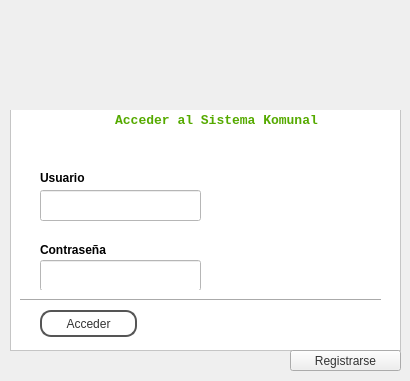
<?xml version="1.0" encoding="UTF-8"?>
<ui version="4.0">
 <class>frmLogin</class>
 <widget class="QDialog" name="frmLogin">
  <property name="geometry">
   <rect>
    <x>0</x>
    <y>0</y>
    <width>410</width>
    <height>381</height>
   </rect>
  </property>
  <property name="windowTitle">
   <string>Ingresar a Komunal</string>
  </property>
  <widget class="QFrame" name="frame">
   <property name="geometry">
    <rect>
     <x>10</x>
     <y>110</y>
     <width>391</width>
     <height>241</height>
    </rect>
   </property>
   <property name="styleSheet">
    <string notr="true">background-color: rgb(255, 255, 255);</string>
   </property>
   <property name="frameShape">
    <enum>QFrame::StyledPanel</enum>
   </property>
   <property name="frameShadow">
    <enum>QFrame::Raised</enum>
   </property>
   <widget class="QLineEdit" name="txtUsuario">
    <property name="geometry">
     <rect>
      <x>30</x>
      <y>80</y>
      <width>161</width>
      <height>31</height>
     </rect>
    </property>
    <property name="font">
     <font>
      <pointsize>12</pointsize>
     </font>
    </property>
    <property name="toolTip">
     <string>Ingrese el usuario</string>
    </property>
   </widget>
   <widget class="QPushButton" name="btnLoginAceptar">
    <property name="geometry">
     <rect>
      <x>30</x>
      <y>200</y>
      <width>97</width>
      <height>27</height>
     </rect>
    </property>
    <property name="cursor">
     <cursorShape>PointingHandCursor</cursorShape>
    </property>
    <property name="styleSheet">
     <string notr="true">QPushButton {
color: #333;
border: 2px solid #555;
border-radius: 11px;
padding: 5px;
background: qradialgradient(cx: 0.3, cy: -0.4,
fx: 0.3, fy: -0.4,
radius: 1.35, stop: 0 #fff, stop: 1 #888);
min-width: 80px;
}

QPushButton:hover {
background: qradialgradient(cx: 0.3, cy: -0.4,
fx: 0.3, fy: -0.4,
radius: 1.35, stop: 0 #fff, stop: 1 #bbb);
}

QPushButton:pressed {
background: qradialgradient(cx: 0.4, cy: -0.1,
fx: 0.4, fy: -0.1,
radius: 1.35, stop: 0 #fff, stop: 1 #ddd);
}</string>
    </property>
    <property name="text">
     <string>Acceder</string>
    </property>
   </widget>
   <widget class="QLineEdit" name="txtClave">
    <property name="geometry">
     <rect>
      <x>30</x>
      <y>150</y>
      <width>161</width>
      <height>31</height>
     </rect>
    </property>
    <property name="font">
     <font>
      <pointsize>12</pointsize>
     </font>
    </property>
    <property name="toolTip">
     <string>Ingrese su contraseña</string>
    </property>
    <property name="inputMask">
     <string/>
    </property>
    <property name="text">
     <string/>
    </property>
    <property name="echoMode">
     <enum>QLineEdit::Password</enum>
    </property>
   </widget>
   <widget class="Line" name="line">
    <property name="geometry">
     <rect>
      <x>10</x>
      <y>180</y>
      <width>361</width>
      <height>20</height>
     </rect>
    </property>
    <property name="orientation">
     <enum>Qt::Horizontal</enum>
    </property>
   </widget>
   <widget class="QLabel" name="label_2">
    <property name="geometry">
     <rect>
      <x>30</x>
      <y>130</y>
      <width>121</width>
      <height>20</height>
     </rect>
    </property>
    <property name="text">
     <string>&lt;!DOCTYPE HTML PUBLIC &quot;-//W3C//DTD HTML 4.0//EN&quot; &quot;http://www.w3.org/TR/REC-html40/strict.dtd&quot;&gt;
&lt;html&gt;&lt;head&gt;&lt;meta name=&quot;qrichtext&quot; content=&quot;1&quot; /&gt;&lt;style type=&quot;text/css&quot;&gt;
p, li { white-space: pre-wrap; }
&lt;/style&gt;&lt;/head&gt;&lt;body style=&quot; font-family:'Sans'; font-size:10pt; font-weight:400; font-style:normal;&quot;&gt;
&lt;p style=&quot; margin-top:0px; margin-bottom:0px; margin-left:0px; margin-right:0px; -qt-block-indent:0; text-indent:0px;&quot;&gt;&lt;span style=&quot; font-family:'Ubuntu'; font-size:9pt; font-weight:600;&quot;&gt;Contraseña&lt;/span&gt;&lt;/p&gt;&lt;/body&gt;&lt;/html&gt;</string>
    </property>
   </widget>
   <widget class="QLabel" name="label">
    <property name="geometry">
     <rect>
      <x>30</x>
      <y>60</y>
      <width>67</width>
      <height>17</height>
     </rect>
    </property>
    <property name="text">
     <string>&lt;!DOCTYPE HTML PUBLIC &quot;-//W3C//DTD HTML 4.0//EN&quot; &quot;http://www.w3.org/TR/REC-html40/strict.dtd&quot;&gt;
&lt;html&gt;&lt;head&gt;&lt;meta name=&quot;qrichtext&quot; content=&quot;1&quot; /&gt;&lt;style type=&quot;text/css&quot;&gt;
p, li { white-space: pre-wrap; }
&lt;/style&gt;&lt;/head&gt;&lt;body style=&quot; font-family:'Sans'; font-size:10pt; font-weight:400; font-style:normal;&quot;&gt;
&lt;p style=&quot; margin-top:0px; margin-bottom:0px; margin-left:0px; margin-right:0px; -qt-block-indent:0; text-indent:0px;&quot;&gt;&lt;span style=&quot; font-family:'Ubuntu'; font-size:9pt; font-weight:600;&quot;&gt;Usuario&lt;/span&gt;&lt;/p&gt;&lt;/body&gt;&lt;/html&gt;</string>
    </property>
   </widget>
   <widget class="QFrame" name="frame_2">
    <property name="geometry">
     <rect>
      <x>1</x>
      <y>0</y>
      <width>389</width>
      <height>21</height>
     </rect>
    </property>
    <property name="toolTip">
     <string>&lt;!DOCTYPE HTML PUBLIC &quot;-//W3C//DTD HTML 4.0//EN&quot; &quot;http://www.w3.org/TR/REC-html40/strict.dtd&quot;&gt;
&lt;html&gt;&lt;head&gt;&lt;meta name=&quot;qrichtext&quot; content=&quot;1&quot; /&gt;&lt;style type=&quot;text/css&quot;&gt;
p, li { white-space: pre-wrap; }
&lt;/style&gt;&lt;/head&gt;&lt;body style=&quot; font-family:'Ubuntu'; font-size:9pt; font-weight:400; font-style:normal;&quot;&gt;
&lt;p align=&quot;center&quot; style=&quot; margin-top:0px; margin-bottom:0px; margin-left:0px; margin-right:0px; -qt-block-indent:0; text-indent:0px;&quot;&gt;Acceder al Sistema&lt;/p&gt;&lt;/body&gt;&lt;/html&gt;</string>
    </property>
    <property name="styleSheet">
     <string notr="true">border: none;
background: qlineargradient(x1: 0, y1: 0, x2: 0, y2: 1,
stop: 0 #a6a6a6, stop: 0.08 #7f7f7f,
stop: 0.39999 #717171, stop: 0.4 #626262,
stop: 0.9 #4c4c4c, stop: 1 #333333);</string>
    </property>
    <property name="frameShape">
     <enum>QFrame::StyledPanel</enum>
    </property>
    <property name="frameShadow">
     <enum>QFrame::Raised</enum>
    </property>
    <widget class="QLabel" name="label_3">
     <property name="geometry">
      <rect>
       <x>100</x>
       <y>-10</y>
       <width>211</width>
       <height>31</height>
      </rect>
     </property>
     <property name="font">
      <font>
       <family>Liberation Mono</family>
      </font>
     </property>
     <property name="text">
      <string>&lt;!DOCTYPE HTML PUBLIC &quot;-//W3C//DTD HTML 4.0//EN&quot; &quot;http://www.w3.org/TR/REC-html40/strict.dtd&quot;&gt;
&lt;html&gt;&lt;head&gt;&lt;meta name=&quot;qrichtext&quot; content=&quot;1&quot; /&gt;&lt;style type=&quot;text/css&quot;&gt;
p, li { white-space: pre-wrap; }
&lt;/style&gt;&lt;/head&gt;&lt;body style=&quot; font-family:'Liberation Mono'; font-size:10pt; font-weight:400; font-style:normal;&quot;&gt;
&lt;p align=&quot;center&quot; style=&quot; margin-top:0px; margin-bottom:0px; margin-left:0px; margin-right:0px; -qt-block-indent:0; text-indent:0px;&quot;&gt;&lt;span style=&quot; font-family:'Ubuntu'; font-size:16pt; font-weight:600; color:#55aa00; vertical-align:sub;&quot;&gt;Acceder al Sistema Komunal&lt;/span&gt;&lt;/p&gt;&lt;/body&gt;&lt;/html&gt;</string>
     </property>
    </widget>
   </widget>
   <widget class="QLabel" name="candado">
    <property name="enabled">
     <bool>true</bool>
    </property>
    <property name="geometry">
     <rect>
      <x>270</x>
      <y>60</y>
      <width>101</width>
      <height>121</height>
     </rect>
    </property>
    <property name="text">
     <string/>
    </property>
    <property name="pixmap">
     <pixmap>../img/candado.jpg</pixmap>
    </property>
   </widget>
   <widget class="QLabel" name="lblError">
    <property name="geometry">
     <rect>
      <x>40</x>
      <y>30</y>
      <width>301</width>
      <height>31</height>
     </rect>
    </property>
    <property name="font">
     <font>
      <pointsize>18</pointsize>
      <italic>true</italic>
     </font>
    </property>
    <property name="text">
     <string>&lt;!DOCTYPE HTML PUBLIC &quot;-//W3C//DTD HTML 4.0//EN&quot; &quot;http://www.w3.org/TR/REC-html40/strict.dtd&quot;&gt;
&lt;html&gt;&lt;head&gt;&lt;meta name=&quot;qrichtext&quot; content=&quot;1&quot; /&gt;&lt;style type=&quot;text/css&quot;&gt;
p, li { white-space: pre-wrap; }
&lt;/style&gt;&lt;/head&gt;&lt;body style=&quot; font-family:'Ubuntu'; font-size:18pt; font-weight:400; font-style:italic;&quot;&gt;
&lt;p align=&quot;center&quot; style=&quot;-qt-paragraph-type:empty; margin-top:0px; margin-bottom:0px; margin-left:0px; margin-right:0px; -qt-block-indent:0; text-indent:0px;&quot;&gt;&lt;/p&gt;&lt;/body&gt;&lt;/html&gt;</string>
    </property>
   </widget>
  </widget>
  <widget class="QPushButton" name="btnRegistroLogin">
   <property name="geometry">
    <rect>
     <x>290</x>
     <y>350</y>
     <width>111</width>
     <height>21</height>
    </rect>
   </property>
   <property name="cursor">
    <cursorShape>PointingHandCursor</cursorShape>
   </property>
   <property name="styleSheet">
    <string notr="true">QPushButton {
color: #333;
background: qradialgradient(cx: 0.3, cy: -0.4,
fx: 0.3, fy: -0.4,
radius: 1.35, stop: 0 #fff, stop: 1 #888);

}

QPushButton:hover {
background: qradialgradient(cx: 0.3, cy: -0.4,
fx: 0.3, fy: -0.4,
radius: 1.35, stop: 0 #fff, stop: 1 #bbb);
}

QPushButton:pressed {
background: qradialgradient(cx: 0.4, cy: -0.1,
fx: 0.4, fy: -0.1,
radius: 1.35, stop: 0 #fff, stop: 1 #ddd);
}</string>
   </property>
   <property name="text">
    <string>Registrarse</string>
   </property>
  </widget>
  <widget class="QLabel" name="label_5">
   <property name="geometry">
    <rect>
     <x>-10</x>
     <y>0</y>
     <width>401</width>
     <height>121</height>
    </rect>
   </property>
   <property name="text">
    <string/>
   </property>
   <property name="pixmap">
    <pixmap>../img/komunal-logo-beta.png</pixmap>
   </property>
  </widget>
 </widget>
 <tabstops>
  <tabstop>txtUsuario</tabstop>
  <tabstop>txtClave</tabstop>
  <tabstop>btnLoginAceptar</tabstop>
  <tabstop>btnRegistroLogin</tabstop>
 </tabstops>
 <resources/>
 <connections/>
</ui>
